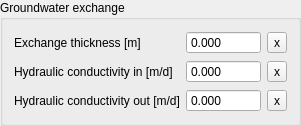
            <widget class="QGroupBox" name="grp_groundwater">
             <property name="title">
              <string>Groundwater exchange</string>
             </property>
             <layout class="QGridLayout" name="gridLayout_12">
              <item row="0" column="1">
               <widget class="QDoubleSpinBox" name="exchange_thickness">
                <property name="sizePolicy">
                 <sizepolicy hsizetype="Expanding" vsizetype="Fixed">
                  <horstretch>0</horstretch>
                  <verstretch>0</verstretch>
                 </sizepolicy>
                </property>
                <property name="locale">
                 <locale language="English" country="UnitedStates"/>
                </property>
                <property name="buttonSymbols">
                 <enum>QAbstractSpinBox::NoButtons</enum>
                </property>
                <property name="decimals">
                 <number>3</number>
                </property>
                <property name="maximum">
                 <double>1000000.000000000000000</double>
                </property>
               </widget>
              </item>
              <item row="0" column="2">
               <widget class="QToolButton" name="exchange_thickness_clear">
                <property name="text">
                 <string>x</string>
                </property>
               </widget>
              </item>
              <item row="0" column="0">
               <widget class="QLabel" name="label_7">
                <property name="locale">
                 <locale language="English" country="UnitedStates"/>
                </property>
                <property name="text">
                 <string>Exchange thickness [m]</string>
                </property>
                <property name="alignment">
                 <set>Qt::AlignLeading|Qt::AlignLeft|Qt::AlignVCenter</set>
                </property>
               </widget>
              </item>
              <item row="1" column="0">
               <widget class="QLabel" name="label_13">
                <property name="locale">
                 <locale language="English" country="UnitedStates"/>
                </property>
                <property name="text">
                 <string>Hydraulic conductivity in [m/d]</string>
                </property>
                <property name="alignment">
                 <set>Qt::AlignLeading|Qt::AlignLeft|Qt::AlignVCenter</set>
                </property>
               </widget>
              </item>
              <item row="1" column="1">
               <widget class="QDoubleSpinBox" name="hydraulic_conductivity_in">
                <property name="sizePolicy">
                 <sizepolicy hsizetype="Expanding" vsizetype="Fixed">
                  <horstretch>0</horstretch>
                  <verstretch>0</verstretch>
                 </sizepolicy>
                </property>
                <property name="locale">
                 <locale language="English" country="UnitedStates"/>
                </property>
                <property name="buttonSymbols">
                 <enum>QAbstractSpinBox::NoButtons</enum>
                </property>
                <property name="decimals">
                 <number>3</number>
                </property>
                <property name="maximum">
                 <double>1000000.000000000000000</double>
                </property>
               </widget>
              </item>
              <item row="1" column="2">
               <widget class="QToolButton" name="hydraulic_conductivity_in_clear">
                <property name="text">
                 <string>x</string>
                </property>
               </widget>
              </item>
              <item row="2" column="0">
               <widget class="QLabel" name="label_8">
                <property name="locale">
                 <locale language="English" country="UnitedStates"/>
                </property>
                <property name="text">
                 <string>Hydraulic conductivity out [m/d]</string>
                </property>
                <property name="alignment">
                 <set>Qt::AlignLeading|Qt::AlignLeft|Qt::AlignVCenter</set>
                </property>
               </widget>
              </item>
              <item row="2" column="1">
               <widget class="QDoubleSpinBox" name="hydraulic_conductivity_out">
                <property name="sizePolicy">
                 <sizepolicy hsizetype="Expanding" vsizetype="Fixed">
                  <horstretch>0</horstretch>
                  <verstretch>0</verstretch>
                 </sizepolicy>
                </property>
                <property name="locale">
                 <locale language="English" country="UnitedStates"/>
                </property>
                <property name="buttonSymbols">
                 <enum>QAbstractSpinBox::NoButtons</enum>
                </property>
                <property name="decimals">
                 <number>3</number>
                </property>
                <property name="maximum">
                 <double>1000000.000000000000000</double>
                </property>
               </widget>
              </item>
              <item row="2" column="2">
               <widget class="QToolButton" name="hydraulic_conductivity_out_clear">
                <property name="text">
                 <string>x</string>
                </property>
               </widget>
              </item>
             </layout>
            </widget>
